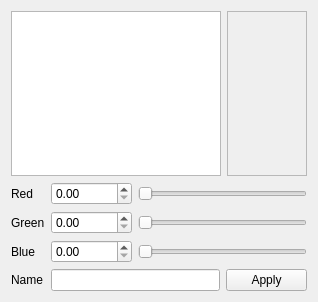
<?xml version="1.0" encoding="UTF-8"?>
<ui version="4.0">
 <class>Form</class>
 <widget class="QWidget" name="Form">
  <property name="geometry">
   <rect>
    <x>0</x>
    <y>0</y>
    <width>318</width>
    <height>302</height>
   </rect>
  </property>
  <property name="windowTitle">
   <string notr="true">Colors</string>
  </property>
  <layout class="QGridLayout" name="gridLayout_2">
   <item row="0" column="0">
    <widget class="QListWidget" name="list_colors"/>
   </item>
   <item row="0" column="1">
    <widget class="QFrame" name="frame_color">
     <property name="sizePolicy">
      <sizepolicy hsizetype="Fixed" vsizetype="Preferred">
       <horstretch>0</horstretch>
       <verstretch>0</verstretch>
      </sizepolicy>
     </property>
     <property name="minimumSize">
      <size>
       <width>80</width>
       <height>80</height>
      </size>
     </property>
     <property name="frameShape">
      <enum>QFrame::StyledPanel</enum>
     </property>
     <property name="frameShadow">
      <enum>QFrame::Raised</enum>
     </property>
    </widget>
   </item>
   <item row="1" column="0" colspan="2">
    <layout class="QGridLayout" name="gridLayout">
     <item row="1" column="2" colspan="2">
      <widget class="QSlider" name="slider_G">
       <property name="sizePolicy">
        <sizepolicy hsizetype="Expanding" vsizetype="Fixed">
         <horstretch>1</horstretch>
         <verstretch>0</verstretch>
        </sizepolicy>
       </property>
       <property name="maximum">
        <number>100</number>
       </property>
       <property name="orientation">
        <enum>Qt::Horizontal</enum>
       </property>
      </widget>
     </item>
     <item row="1" column="1">
      <widget class="QDoubleSpinBox" name="input_G">
       <property name="maximum">
        <double>1.000000000000000</double>
       </property>
       <property name="singleStep">
        <double>0.010000000000000</double>
       </property>
      </widget>
     </item>
     <item row="3" column="1" colspan="2">
      <widget class="QLineEdit" name="input_name">
       <property name="sizePolicy">
        <sizepolicy hsizetype="Expanding" vsizetype="Fixed">
         <horstretch>1</horstretch>
         <verstretch>0</verstretch>
        </sizepolicy>
       </property>
      </widget>
     </item>
     <item row="3" column="0">
      <widget class="QLabel" name="label_4">
       <property name="text">
        <string notr="true">Name</string>
       </property>
      </widget>
     </item>
     <item row="0" column="1">
      <widget class="QDoubleSpinBox" name="input_R">
       <property name="maximum">
        <double>1.000000000000000</double>
       </property>
       <property name="singleStep">
        <double>0.010000000000000</double>
       </property>
      </widget>
     </item>
     <item row="2" column="1">
      <widget class="QDoubleSpinBox" name="input_B">
       <property name="maximum">
        <double>1.000000000000000</double>
       </property>
       <property name="singleStep">
        <double>0.010000000000000</double>
       </property>
      </widget>
     </item>
     <item row="1" column="0">
      <widget class="QLabel" name="label_2">
       <property name="text">
        <string notr="true">Green</string>
       </property>
      </widget>
     </item>
     <item row="2" column="0">
      <widget class="QLabel" name="label_3">
       <property name="text">
        <string notr="true">Blue</string>
       </property>
      </widget>
     </item>
     <item row="2" column="2" colspan="2">
      <widget class="QSlider" name="slider_B">
       <property name="sizePolicy">
        <sizepolicy hsizetype="Expanding" vsizetype="Fixed">
         <horstretch>1</horstretch>
         <verstretch>0</verstretch>
        </sizepolicy>
       </property>
       <property name="maximum">
        <number>100</number>
       </property>
       <property name="orientation">
        <enum>Qt::Horizontal</enum>
       </property>
      </widget>
     </item>
     <item row="0" column="0">
      <widget class="QLabel" name="label">
       <property name="text">
        <string notr="true">Red</string>
       </property>
      </widget>
     </item>
     <item row="3" column="3">
      <widget class="QPushButton" name="button_apply">
       <property name="text">
        <string notr="true">Apply</string>
       </property>
      </widget>
     </item>
     <item row="0" column="2" colspan="2">
      <widget class="QSlider" name="slider_R">
       <property name="sizePolicy">
        <sizepolicy hsizetype="Expanding" vsizetype="Fixed">
         <horstretch>1</horstretch>
         <verstretch>0</verstretch>
        </sizepolicy>
       </property>
       <property name="maximum">
        <number>100</number>
       </property>
       <property name="singleStep">
        <number>1</number>
       </property>
       <property name="orientation">
        <enum>Qt::Horizontal</enum>
       </property>
      </widget>
     </item>
    </layout>
   </item>
  </layout>
 </widget>
 <resources/>
 <connections/>
</ui>
